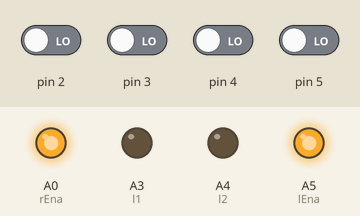
Recording of a sketch running on a simulated Arduino Uno, built with avr-gcc and run on an emulated ATmega328P. Parts: output pins drawn as LEDs (lit = HIGH). The test bench sets the inputs (shaded band); at power-on: pin 2–5 LOW. Pins used as bus, display or sensor lines are not drawn.

Above: at 1.2 s.
1.3 s: pin 4 driven HIGH
At 2.0 s:
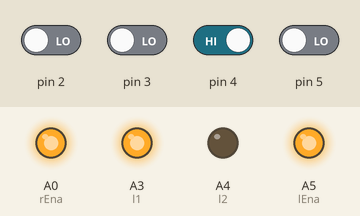
2.8 s: pin 5 driven HIGH
At 3.4 s:
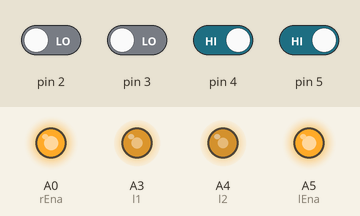
4.3 s: pin 4 driven LOW
At 5.3 s:
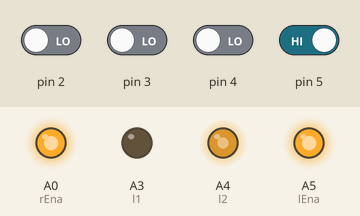
5.8 s: pin 2 driven HIGH
At 6.9 s:
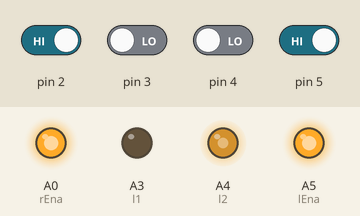
7.3 s: pin 5 driven LOW
At 8.5 s:
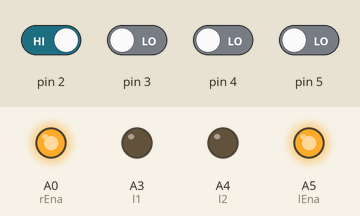
8.8 s: pin 4 driven HIGH
At 10.1 s:
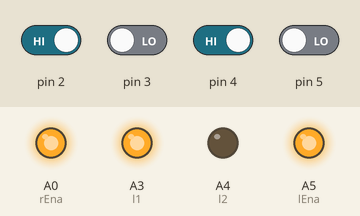
Timing chart, 0 to 11.3 s (numbered marks = the images above; inputs shaded):
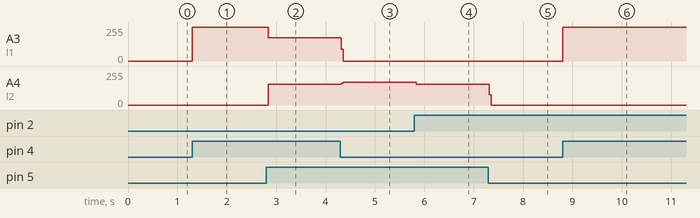

Measured:
- after the input at 1.3 s, A3 (l1): 0/255 → 255/255 at once
- after the input at 2.8 s, A3 (l1): 255/255 → 174/255 at once; A4 (l2): 0/255 → 156/255 at once
- after the input at 4.3 s, A3 (l1): 174/255 → 0/255 at once; A4 (l2): 156/255 → 171/255 at once
- after the input at 5.8 s, A4 (l2): 171/255 → 156/255 at once
- after the input at 7.3 s, A4 (l2): 156/255 → 0/255 at once
- after the input at 8.8 s, A3 (l1): 0/255 → 255/255 at once

The sketch:

nodemcu_Competiton_Car.ino
```cpp
#include<Arduino.h>
#include<Servo.h>
Servo Al,Ar;
Servo Bl,Br;

int r1= A1;
int r2= A2;
int rEna=A0;

int l1=A3;
int l2=A4;
int lEna=A5;

float pwmr=1023;
float pwml=1023;


void setup() {

  Serial.begin(115200);

  pinMode(r1, OUTPUT);
  pinMode(r2, OUTPUT);
  pinMode(rEna, OUTPUT);
  pinMode(l1, OUTPUT);
  pinMode(l2, OUTPUT);
  pinMode(lEna, OUTPUT);
  pinMode(5, INPUT);
  pinMode(4, INPUT);
  pinMode(3, INPUT);
  pinMode(2, INPUT);

  pwmr=map(pwmr,0,1023,0,255);
  pwml=map(pwml,0,1023,0,255);

  analogWrite(rEna,pwmr);
  analogWrite(lEna,pwml);


}

void loop() {
  while(1)
  {
  if(digitalRead(2)==HIGH) digitalWrite(r1,HIGH);
  if(digitalRead(3)==HIGH) digitalWrite(r2,HIGH);
  if(digitalRead(4)==HIGH) digitalWrite(l1,HIGH);
  if(digitalRead(5)==HIGH) digitalWrite(l2,HIGH);

  if(digitalRead(2)==LOW) digitalWrite(r1,LOW);
  if(digitalRead(3)==LOW) digitalWrite(r2,LOW);
  if(digitalRead(4)==LOW) digitalWrite(l1,LOW);
  if(digitalRead(5)==LOW) digitalWrite(l2,LOW);
  else
  {
    digitalWrite(r1,LOW);
    digitalWrite(r2,LOW);
    digitalWrite(l1,LOW);
    digitalWrite(l2,LOW);
    continue;
  }

  }


}
```
